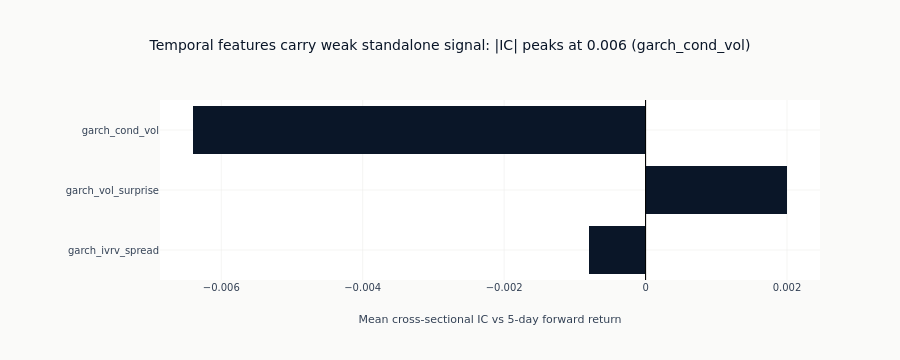

Notebook source saved alongside this figure:
### Markdown cell above
The chart ranks the three temporal features by their standalone information
coefficient against the 5-day forward return. Consistent with the Ch8 finding,
the individual signal is weak: the GARCH features earn their place as an input
to the multivariate models downstream, not as a standalone alpha.

### Code cell
if temporal_ic_results:
    ic_sorted = sorted(temporal_ic_results, key=lambda r: abs(r["ic_mean"]), reverse=True)
    _best = ic_sorted[0]
    fig = go.Figure()
    fig.add_bar(
        x=[r["ic_mean"] for r in ic_sorted],
        y=[r["name"] for r in ic_sorted],
        orientation="h",
        marker_color=ml4t_palette(1)[0],
    )
    fig.add_vline(x=0.0, line_width=1, line_color="black")
    fig.update_layout(
        title=(
            f"Temporal features carry weak standalone signal: "
            f"|IC| peaks at {abs(_best['ic_mean']):.3f} ({_best['name']})"
        ),
        xaxis_title="Mean cross-sectional IC vs 5-day forward return",
        yaxis_title=None,
        yaxis=dict(autorange="reversed"),
        margin=dict(l=160),
        height=360,
    )
    fig.show()

### Figure 1 — Plotly figure (JSON) as saved in the notebook; plotly's stock layout.template omitted (floating-point values rounded to 4 significant figures)
{"data": [{"marker": {"color": "#0a1628"}, "orientation": "h", "type": "bar", "x": [-0.0064, 0.002, -0.0008], "y": ["garch_cond_vol", "garch_vol_surprise", "garch_ivrv_spread"]}], "layout": {"height": 360, "margin": {"l": 160}, "shapes": [{"line": {"color": "black", "width": 1}, "type": "line", "x0": 0.0, "x1": 0.0, "xref": "x", "y0": 0, "y1": 1, "yref": "y domain"}], "title": {"text": "Temporal features carry weak standalone signal: |IC| peaks at 0.006 (garch_cond_vol)"}, "xaxis": {"title": {"text": "Mean cross-sectional IC vs 5-day forward return"}}, "yaxis": {"autorange": "reversed", "title": {}}}}
